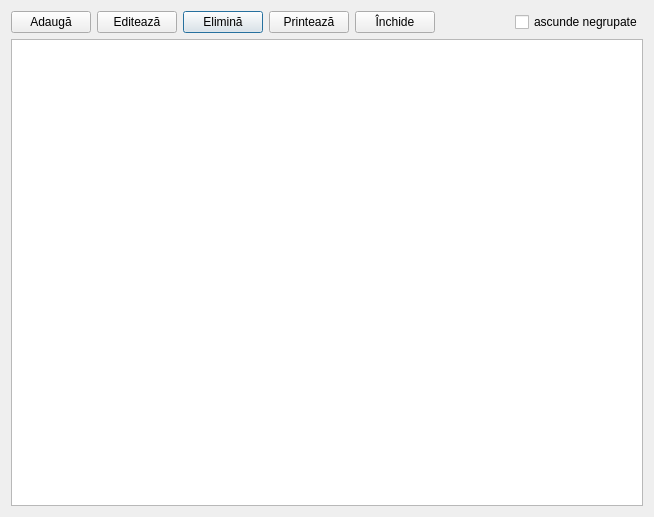
<?xml version="1.0" encoding="UTF-8"?>
<ui version="4.0">
 <class>GroupInvestigationList</class>
 <widget class="QDialog" name="GroupInvestigationList">
  <property name="geometry">
   <rect>
    <x>0</x>
    <y>0</y>
    <width>654</width>
    <height>517</height>
   </rect>
  </property>
  <property name="windowTitle">
   <string>Dialog</string>
  </property>
  <layout class="QGridLayout" name="gridLayout">
   <item row="0" column="2">
    <widget class="QPushButton" name="btnRemove">
     <property name="text">
      <string>Elimină</string>
     </property>
     <property name="icon">
      <iconset resource="../resource.qrc">
       <normaloff>:/img/clear_x32.png</normaloff>:/img/clear_x32.png</iconset>
     </property>
    </widget>
   </item>
   <item row="0" column="1">
    <widget class="QPushButton" name="btnEdit">
     <property name="text">
      <string>Editează</string>
     </property>
     <property name="icon">
      <iconset resource="../resource.qrc">
       <normaloff>:/img/edit_x32.png</normaloff>:/img/edit_x32.png</iconset>
     </property>
    </widget>
   </item>
   <item row="0" column="5">
    <spacer name="horizontalSpacer">
     <property name="orientation">
      <enum>Qt::Horizontal</enum>
     </property>
     <property name="sizeHint" stdset="0">
      <size>
       <width>591</width>
       <height>20</height>
      </size>
     </property>
    </spacer>
   </item>
   <item row="0" column="0">
    <widget class="QPushButton" name="btnAdd">
     <property name="text">
      <string>Adaugă</string>
     </property>
     <property name="icon">
      <iconset resource="../resource.qrc">
       <normaloff>:/img/add_x32.png</normaloff>:/img/add_x32.png</iconset>
     </property>
    </widget>
   </item>
   <item row="0" column="4">
    <widget class="QPushButton" name="btnClose">
     <property name="text">
      <string>Închide</string>
     </property>
     <property name="icon">
      <iconset resource="../resource.qrc">
       <normaloff>:/img/close_x32.png</normaloff>:/img/close_x32.png</iconset>
     </property>
    </widget>
   </item>
   <item row="0" column="3">
    <widget class="QPushButton" name="btnPrint">
     <property name="text">
      <string>Printează</string>
     </property>
     <property name="icon">
      <iconset resource="../resource.qrc">
       <normaloff>:/img/print_x32.png</normaloff>:/img/print_x32.png</iconset>
     </property>
    </widget>
   </item>
   <item row="0" column="6">
    <widget class="QCheckBox" name="hideNotGroup">
     <property name="text">
      <string>ascunde negrupate</string>
     </property>
    </widget>
   </item>
   <item row="1" column="0" colspan="7">
    <widget class="QTreeView" name="treeView"/>
   </item>
  </layout>
 </widget>
 <resources>
  <include location="../resource.qrc"/>
 </resources>
 <connections/>
</ui>
